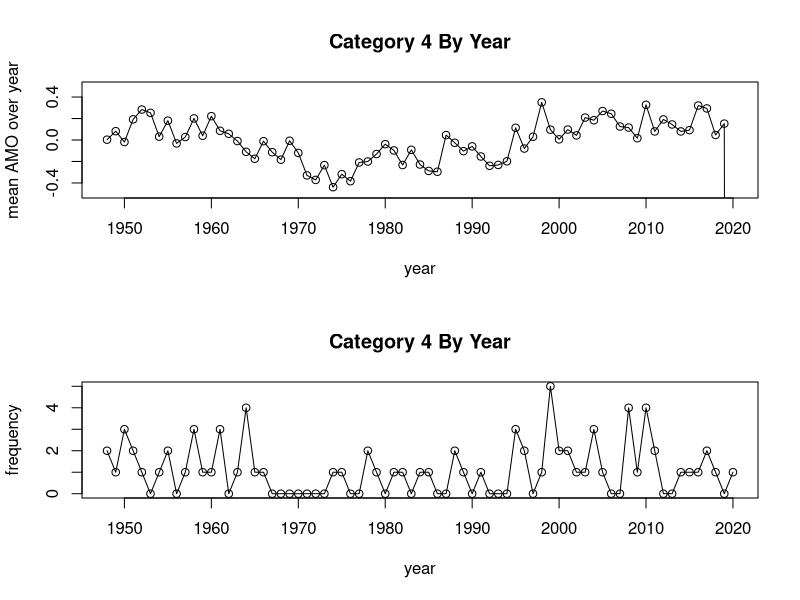
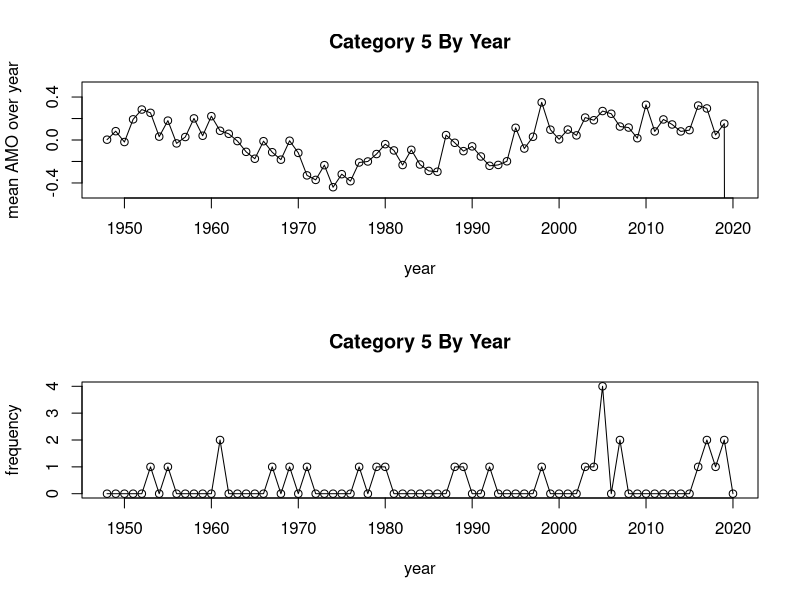
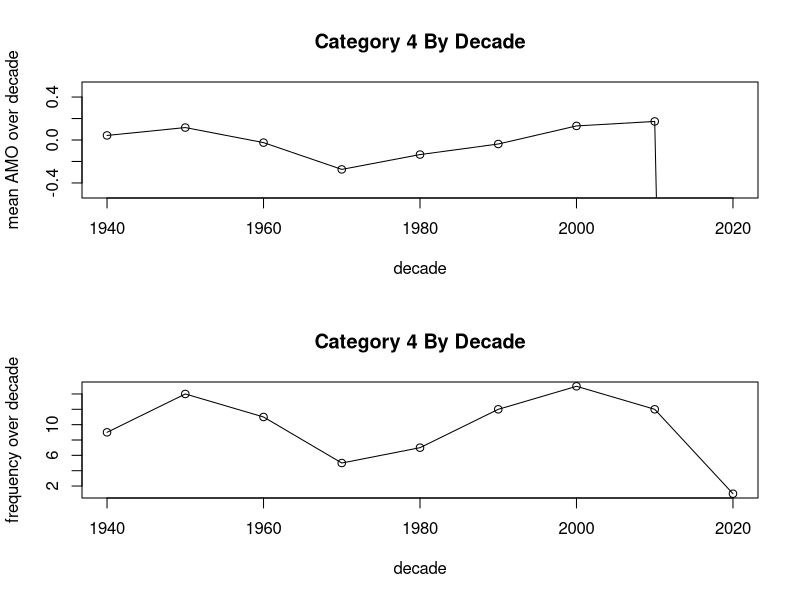
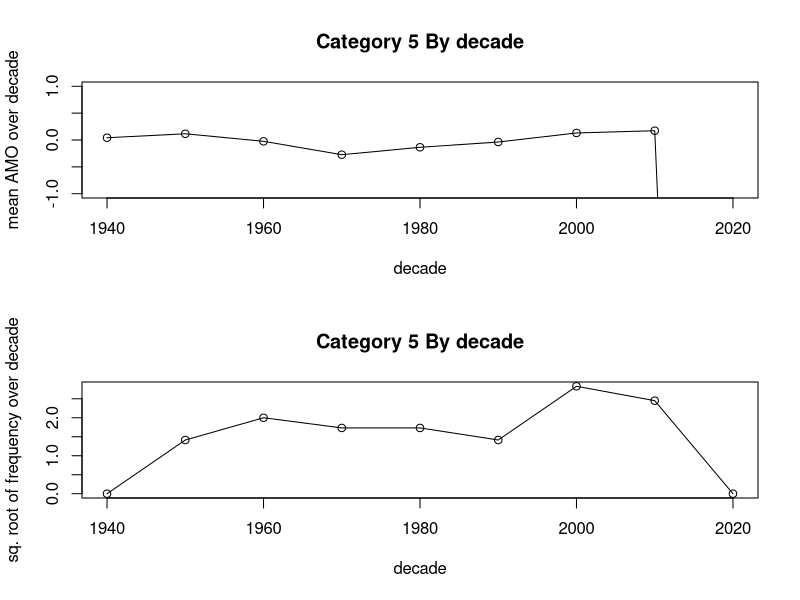

R code for these plots, in order:
################################################################################################
## read year-wise index data
df_amo_year = read.csv('data/amo_by_year.csv', header = TRUE, sep = "\t")
df_amo_year$avg = rowMeans(df_amo_year[,c(-1)])
head(df_amo_year)

## read category 4 year-wise data
df_cat4_year_full = read.csv('data/category4_by_year.csv', header = TRUE, sep = "\t")
df_cat4_year = df_cat4_year_full[df_cat4_year_full$Year > 1947,]
head(df_cat4_year)

# category 4 year-wise analysis
par(mfrow=c(2,1))
plot(df_amo_year$Year, df_amo_year$avg, type="o", xlab="year", ylab="mean AMO over year", 
	main="Category 4 By Year", ylim=c(-0.5,0.5))
plot(df_cat4_year$Year, df_cat4_year$Frequency, type="o", xlab="year", ylab="frequency", main="Category 4 By Year")

print('------------------ category 4 year-wise correlation test -----------------------------')
cor.test(df_amo_year$avg, df_cat4_year$Frequency, method = "pearson")
cor.test(df_amo_year$avg, df_cat4_year$Frequency, method = "kendall")
cor.test(df_amo_year$avg, df_cat4_year$Frequency, method = "spearman")

## read category 5 year-wise data
df_cat5_year_full = read.csv('data/category5_by_year.csv', header = TRUE, sep = "\t")
df_cat5_year = df_cat5_year_full[df_cat5_year_full$Year > 1947,]
head(df_cat5_year)

# category 5 year-wise analysis
par(mfrow=c(2,1))
plot(df_amo_year$Year, df_amo_year$avg, type="o", xlab="year", ylab="mean AMO over year", 
	main="Category 5 By Year", ylim=c(-0.5,0.5))
plot(df_cat5_year$Year, df_cat5_year$Frequency, type="o", xlab="year", ylab="frequency", main="Category 5 By Year")

print('------------------ category 5 year-wise correlation test -----------------------------')
cor.test(df_amo_year$avg, df_cat5_year$Frequency, method = "pearson")
cor.test(df_amo_year$avg, df_cat5_year$Frequency, method = "kendall")
cor.test(df_amo_year$avg, df_cat5_year$Frequency, method = "spearman")


#################################################################################################
## read decade-wise index data
df_amo_decade = read.csv('data/amo_by_decade.csv', header = TRUE, sep = "\t")
head(df_amo_decade)

## read category4 decade-wise data
df_cat4_decade_full = read.csv('data/category4_by_decade.csv', header = TRUE, sep = "\t")
df_cat4_decade = df_cat4_decade_full[df_cat4_decade_full$Decade > 1930,]
head(df_cat4_decade)

# category 4 decade-wise analysis
plot(df_amo_decade$Decade, df_amo_decade$AvgIndex, type="o", xlab="decade", ylab="mean AMO over decade", 
	main="Category 4 By Decade", ylim=c(-0.5,0.5))
plot(df_cat4_decade$Decade, df_cat4_decade$Frequency, type="o", xlab="decade", ylab="frequency over decade", 
	main="Category 4 By Decade")

print('------------------ category 4 decade-wise correlation test -----------------------------')
cor.test(df_amo_decade$AvgIndex, df_cat4_decade$Frequency, method = "pearson")
cor.test(df_amo_decade$AvgIndex, df_cat4_decade$Frequency, method = "kendall")
cor.test(df_amo_decade$AvgIndex, df_cat4_decade$Frequency, method = "spearman")

## read category 5 decade-wise data
df_cat5_decade_full = read.csv('data/category5_by_decade.csv', header = TRUE, sep = "\t")
df_cat5_decade = df_cat5_decade_full[df_cat5_decade_full$Decade > 1930,]
head(df_cat5_decade)

# category 5 decade-wise analysis
par(mfrow=c(2,1))
plot(df_amo_decade$Decade, df_amo_decade$AvgIndex, type="o", xlab="decade", 
	ylab="mean AMO over decade", main="Category 5 By decade", ylim=c(-1,1))
plot(df_cat5_decade$Decade, '^'(df_cat5_decade$Frequency, (1/2)), type="o", xlab="decade", 
	ylab="sq. root of frequency over decade", main="Category 5 By decade")

print('------------------ category 5 decade-wise correlation test -----------------------------')
cor.test(df_amo_decade$AvgIndex, '^'(df_cat5_decade$Frequency, (1/2)), method = "pearson")
cor.test(df_amo_decade$AvgIndex, '^'(df_cat5_decade$Frequency, (1/2)), method = "kendall")
cor.test(df_amo_decade$AvgIndex, '^'(df_cat5_decade$Frequency, (1/2)), method = "spearman")